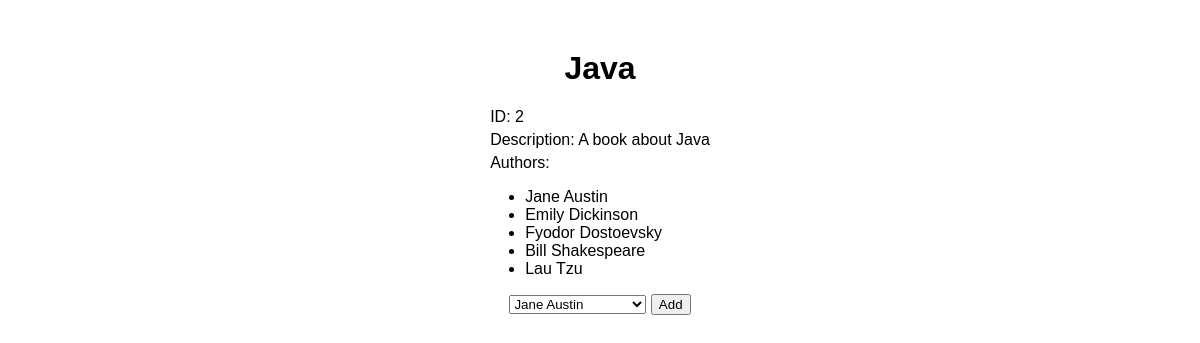
The page /books/2 on the database its author committed.
### bookAuthorApp/models.py (models this page shows)
class books(models.Model):
    title = models.CharField(max_length=255)
    desc = models.TextField()
    createdAt = models.DateTimeField(auto_now_add=True)
    updatedAt = models.DateTimeField(auto_now=True)

class authors(models.Model):
    firstName = models.CharField(max_length=45)
    lastName = models.CharField(max_length=45)
    books = models.ManyToManyField(books, related_name="author")
    notes = models.TextField()
    createdAt = models.DateTimeField(auto_now_add=True)
    updatedAt = models.DateTimeField(auto_now=True)

### bookAuthorApp/views.py (the view)
# urls.py: path('books/<int:bookNum>', views.bookView),
def bookView(request, bookNum):
    context = {
        "book" : books.objects.get(id=bookNum),
        "authorsList" : authors.objects.all()
    }
    return render(request, "book.html", context)

### bookAuthorApp/templates/book.html (shortened to what this page needs)
<!DOCTYPE html>
<html lang="en">
<head>
    {% load static %}
    <link rel="stylesheet" href="{% static 'style.css' %}">
</head>
<body>
    <div id="header">
        <div>
            <h1>{{book.title}}</h1>
            <div class="column">
                <p>ID: {{book.id}}</p>
                <p>Description: {{book.desc}}</p>
                <p>Authors:</p>
                <p>
                <ul>
                    {% for author in book.author.all %}
                    <li>{{author.firstName}} {{author.lastName}}</li>
                    {% endfor %}
                </ul>
                </p>
            </div>
            <form action="/addAuthorToBook/{{book.id}}" method="post">
                <select name="author">
                    {% for author in authorsList %}
                    {% if author.id != book.author.id %}
                    <option value="{{author.id}}">{{ author.firstName }} {{ author.lastName }}</option>
                    {% endif %}
                    {% endfor %}
                </select>
                <button type="submit">Add</button>
            </form>
        </div>
    </div>
</body>
</html>

### bookAuthorApp/static/style.css (style rules this page uses)
body { font-family: sans-serif; width: 960px; margin: 0px auto; text-align: center; padding-top: 50px; }
p { margin: 5px; }
h1 { margin-top: 0px; }
#header { display: flex; justify-content: space-evenly; }
.column { text-align: left; }

### rows shown on the page
books: title "Java", id "2", desc "A book about Java"
authors: firstName "Jane", lastName "Austin"
authors: firstName "Emily", lastName "Dickinson"
authors: firstName "Fyodor", lastName "Dostoevsky"
authors: firstName "Bill", lastName "Shakespeare"
authors: firstName "Lau", lastName "Tzu"

### other values the page prints
form field author "Jane Austin"
